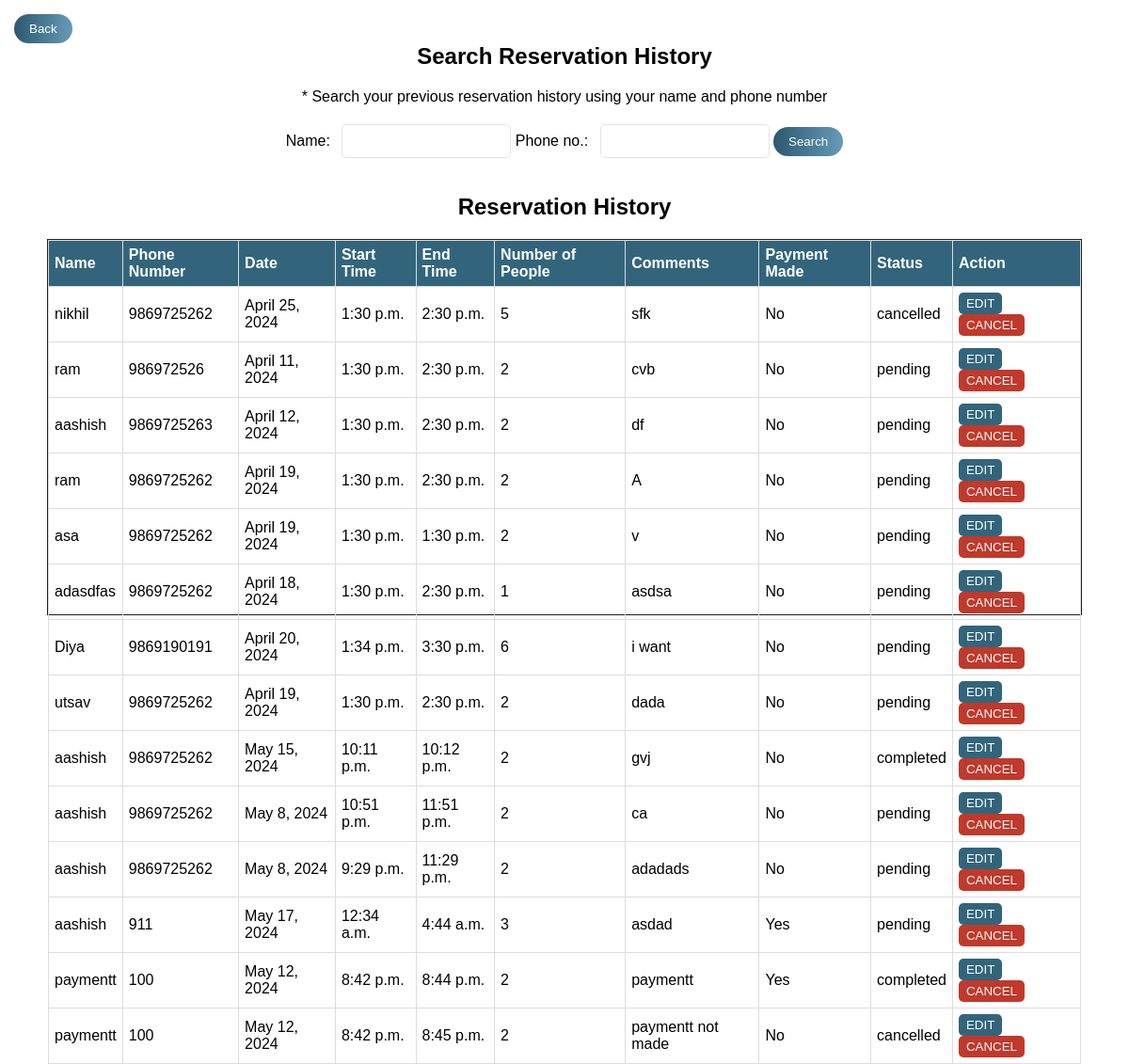
Before: /user_reservation_history/ with the older database file.
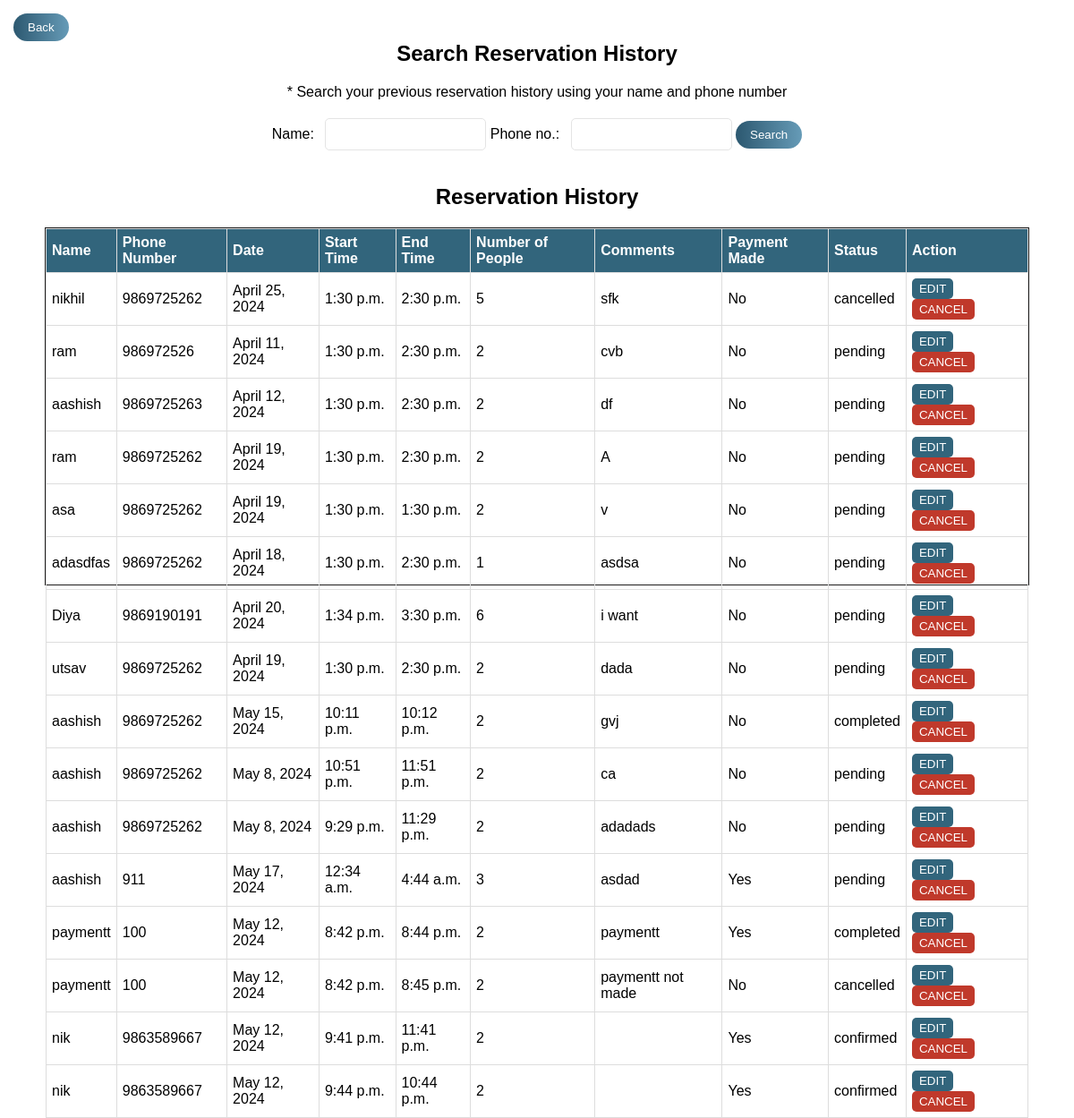
After: the same page with the newer database file.
### OneByteFood/models.py (models this page shows)
class Reservation(models.Model):
    id = models.AutoField(primary_key=True)
    name = models.CharField(max_length=100)
    phone = models.CharField(max_length=20)
    date = models.DateField()
    start_time = models.TimeField()
    end_time = models.TimeField()
    num_people = models.IntegerField()
    comments = models.TextField()
    payment_made = models.BooleanField(default=False)
    status = models.CharField(max_length=50, default='pending')

### OneByteFood/views.py (the view)
# urls.py: path('user_reservation_history/', onebytefood_views.show_user_reservation_history, name='show_user_reservation_history'),
def show_user_reservation_history(request):
    if request.method == 'GET':
        name = request.GET.get('name', '')
        phone = request.GET.get('phone', '')
        if name and phone:
            reservations_data = Reservation.objects.filter(name=name, phone=phone)
        else:
            reservations_data = Reservation.objects.all()
        return render(request, 'user_reservation_history.html', {'reservations_data': reservations_data, 'name': name, 'phone': phone})
    else:
        return HttpResponseRedirect('/user_reservation_history/')

### templates/user_reservation_history.html (shortened to what this page needs)
<!DOCTYPE html>
<html lang="en">
<head>
</head>
<body>
    <a href="http://127.0.0.1:8000/reservation/"><button class="Back-Btn"> Back</button></a>
    <h2 class="section-title">Search Reservation History</h2>
    <p class="search-guide">* Search your previous reservation history using your name and phone number</p>
    <form method="get" action="{% url 'show_user_reservation_history' %}" id="reservationHistorySearchForm"
        class="reservationHistorySearchForm">
        <label for="name">Name:</label>
        <input type="text" id="name" name="name" required>
        <label for="phone">Phone no.:</label>
        <input type="tel" id="phone" name="phone" required>
        <input type="submit" value="Search">
    </form>
    <div class="history-container">
        <section class="history" id="history">
            <h2 class="section-title">Reservation History</h2>
            <div class="table-history">
                {% if reservations_data %}
                <table class="history-table">
                    <thead>
                        <tr>
                            <th>Name</th>
                            <th>Phone Number</th>
                            <th>Date</th>
                            <th>Start Time</th>
                            <th>End Time</th>
                            <th>Number of People</th>
                            <th>Comments</th>
                            <th>Payment Made</th>
                            <th>Status</th>
                            <th>Action</th>
                        </tr>
                    </thead>
                    <tbody>
                        {% for reservation in reservations_data %}
                        <tr>
                            <td>{{ reservation.name }}</td>
                            <td>{{ reservation.phone }}</td>
                            <td>{{ reservation.date }}</td>
                            <td>{{ reservation.start_time }}</td>
                            <td>{{ reservation.end_time }}</td>
                            <td>{{ reservation.num_people }}</td>
                            <td>{{ reservation.comments }}</td>
                            <td>{% if reservation.payment_made %}Yes{% else %}No{% endif %}</td>
                            <td>{{ reservation.status }}</td>
                            <td>
                                <button class="edit-btn"><a href="/edit_reservation_user/{{ reservation.id }}"
                                        style="text-decoration: none; color: inherit;">EDIT</a></button>
                                <button class="cancel-btn"><a
                                        href="/cancel_reservation_user/{{ reservation.id }}/?name={{ reservation.name }}&phone={{ reservation.phone }}"
                                        style="text-decoration: none; color: inherit;">CANCEL</a></button>
                            </td>
                        </tr>
                        {% endfor %}
                    </tbody>
                </table>
                {% else %}
                <center>
                    <h4>No previous reservations.</h4>
                </center>
                {% endif %}
            </div>
        </section>
    </div>
</body>
</html>

Changed rows visible on the page:
added Reservation: name "nik", phone "9863589667", date "May 12, 2024", start_time "9:41 p.m.", end_time "11:41 p.m.", num_people "2", payment_made "Yes", status "confirmed"
added Reservation: name "nik", phone "9863589667", date "May 12, 2024", start_time "9:44 p.m.", end_time "10:44 p.m.", num_people "2", payment_made "Yes", status "confirmed"
